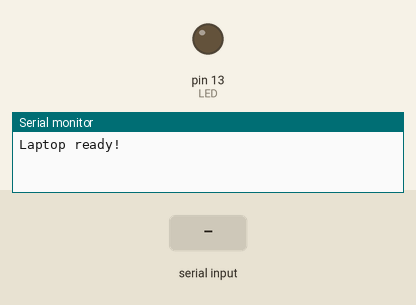
Simulated run of this sketch. Board: Arduino Mega 2560, built with avr-gcc and run on an emulated ATmega2560. Shown: output pins drawn as LEDs (lit = HIGH), the last lines printed to the serial monitor. The test bench sets the inputs (shaded band).

Above: at 1.2 s.
1.3 s: "on\n" received over Serial
At 2.7 s:
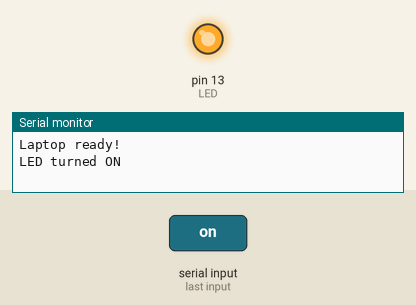
4.3 s: "off\n" received over Serial
At 5.0 s:
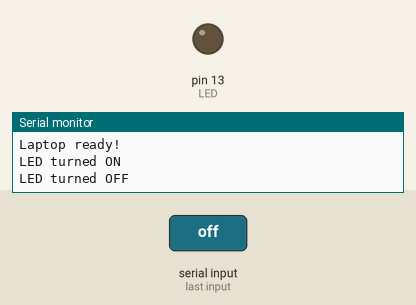
Timing chart, 0 to 7.3 s (numbered marks = the images above; inputs shaded):
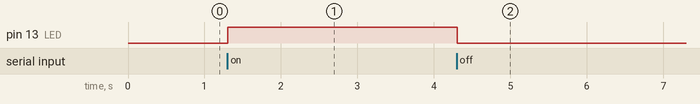

The sketch:

projec_1_part_2.ino
```cpp
const int LED = 13;
String serialCmd = "";
String serial1Cmd = "";

void setup() {
  pinMode(LED, OUTPUT);
  Serial.begin(9600);      // Laptop USB
  Serial1.begin(9600);     // TTL cable (pins 19/18)

  Serial.println("Laptop ready!");
  Serial1.println("TTL ready!");
}

void loop() {
  // --- Check for messages from Serial (laptop) ---
  if (Serial.available()) {
    serialCmd = Serial.readStringUntil('\n');
    serialCmd.trim();

    if (serialCmd.equalsIgnoreCase("on")) {
      digitalWrite(LED, HIGH);
      Serial.println("LED turned ON");
      Serial1.println("LED ON");
    }
    else if (serialCmd.equalsIgnoreCase("off")) {
      digitalWrite(LED, LOW);
      Serial.println("LED turned OFF");
      Serial1.println("LED OFF");
    }
    else {
      Serial.println("Unknown command. Type ON or OFF.");
    }
  }

  // --- Check for messages from Serial1 (TTL) ---
  if (Serial1.available()) {
    serial1Cmd = Serial1.readStringUntil('\n');
    serial1Cmd.trim();

    if (serial1Cmd.equalsIgnoreCase("led on")) {
      Serial.println("I see the light!");
    }
    else if (serial1Cmd.equalsIgnoreCase("led off")) {
      Serial.println("The light went out.");
    }
  }
}
```

Measured:
- after the input at 1.3 s, pin 13 (LED): LOW → HIGH at once
- after the input at 4.3 s, pin 13 (LED): HIGH → LOW at once
